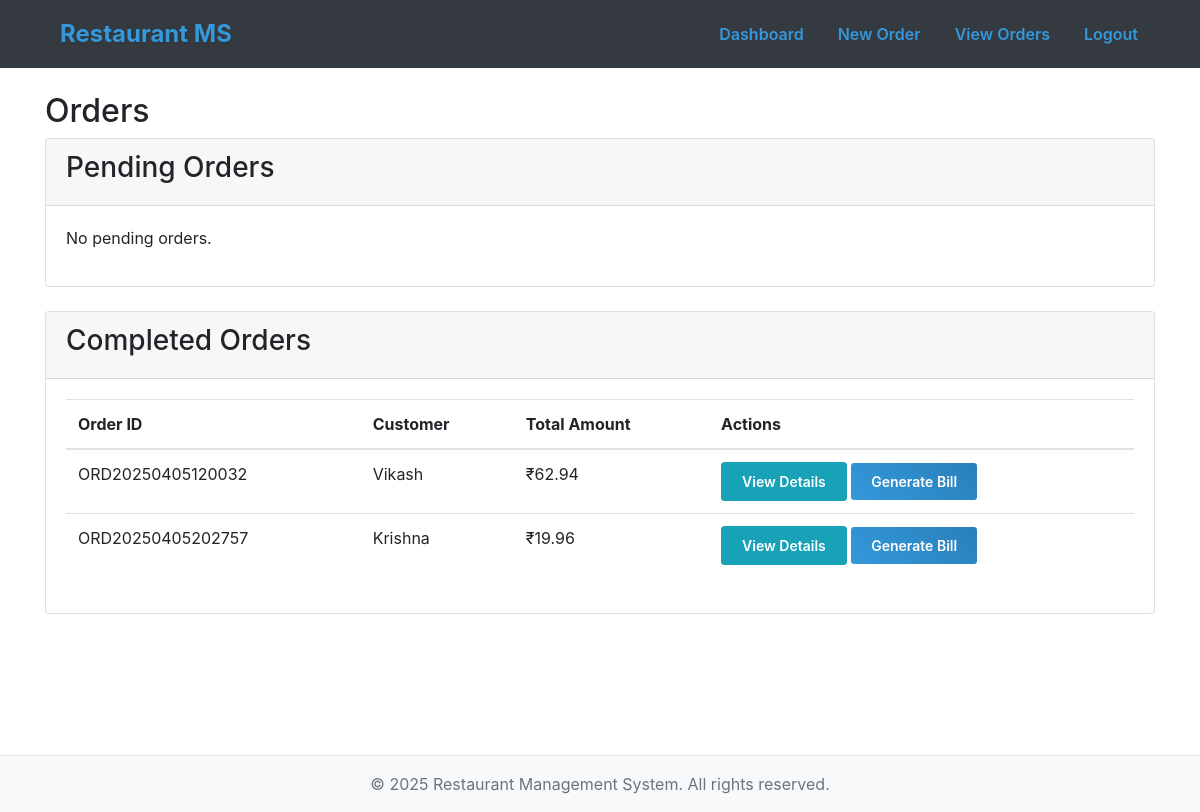
The app's page /employee/dashboard/orders (signed in) with its own data.
### app/models.py (models this page shows, shortened)
class Orders(db.Model):
    __tablename__ = 'orders'
    orderID = db.Column(db.String(20), primary_key=True)
    employeeID = db.Column(db.Integer, db.ForeignKey('employee.id'), nullable=False)
    customerID = db.Column(db.Integer, db.ForeignKey('customer.id'), nullable=False)
    status = db.Column(db.Enum('Pending', 'Completed', name='order_status'), default='Pending')
    totalAmount = db.Column(db.Numeric(10, 2), nullable=False)
    employee = db.relationship('Employee', backref=db.backref('orders', lazy=True))
    customer = db.relationship('Customer', backref=db.backref('orders', lazy=True))

class Customer(db.Model):
    __tablename__ = 'customer'
    id = db.Column(db.Integer, primary_key=True, autoincrement=True)
    name = db.Column(db.String(100), nullable=False)
    email = db.Column(db.String(120), unique=True, nullable=False)
    phone = db.Column(db.String(20), nullable=False)

### app/routes/employee_routes.py (the view, shortened to what this page needs)
@employee_bp.route("/dashboard/orders", methods=["GET"])
@employee_required
def view_orders():
    print("Accessing view_orders route")
    pending_orders = Orders.query.filter_by(status='Pending').all()
    completed_orders = Orders.query.filter_by(status='Completed').all()
    payment_qr_codes = {}
    print(f"Found {len(pending_orders)} pending orders and {len(completed_orders)} completed orders")
    return render_template("view_orders.html",
                         pending_orders=pending_orders,
                         completed_orders=completed_orders,
                         payment_qr_codes=payment_qr_codes)

### app/utils/access_control.py (called while the page is built)
def employee_required(f):
    @wraps(f)
    def decorated_function(*args, **kwargs):
        if not current_user.is_authenticated:
            flash("Please log in to access this page.", "warning")
            return redirect(url_for("auth.employee_login"))
        if current_user.role != "Employee":
            flash("Access restricted to Employees only.", "danger")
            return redirect(url_for("auth.choose_role"))
        return f(*args, **kwargs)
    return decorated_function

### app/templates/view_orders.html (shortened to what this page needs)
{% extends "base.html" %}
{% block content %}
<div class="container mt-4">
    <h2>Orders</h2>
    <div class="card mb-4">
        <div class="card-header">
            <h3>Pending Orders</h3>
        </div>
        <div class="card-body">
            {% if pending_orders %}
            <div class="table-responsive">
                <table class="table">
                    <thead>
                        <tr>
                            <th>Order ID</th>
                            <th>Customer</th>
                            <th>Total Amount</th>
                            <th>Payment QR</th>
                            <th>Actions</th>
                        </tr>
                    </thead>
                    <tbody>
                        {% for order in pending_orders %}
                        <tr>
                            <td>{{ order.orderID }}</td>
                            <td>{{ order.customer.name }}</td>
                            <td>₹{{ "%.2f"|format(order.totalAmount) }}</td>
                            <td>
                                {% if payment_qr_codes[order.orderID] %}
                                <img
                                     alt="Payment QR Code"
                                     style="width: 100px; height: 100px;"
                                     data-toggle="modal"
                                     data-target="#qrModal{{ order.orderID }}">
                                <div class="modal fade" id="qrModal{{ order.orderID }}" tabindex="-1">
                                    <div class="modal-dialog">
                                        <div class="modal-content">
                                            <div class="modal-header">
                                                <h5 class="modal-title">Payment QR Code</h5>
                                                <button type="button" class="close" data-dismiss="modal">
                                                    <span>&times;</span>
                                                </button>
                                            </div>
                                            <div class="modal-body text-center">
                                                <img
                                                     alt="Payment QR Code"
                                                     style="width: 300px; height: 300px;">
                                                <p class="mt-3">Amount: ₹{{ "%.2f"|format(order.totalAmount) }}</p>
                                            </div>
                                        </div>
                                    </div>
                                </div>
                                {% endif %}
                            </td>
                            <td>
                                <a href="{{ url_for('employee.view_order_details', order_id=order.orderID) }}"
                                   class="btn btn-info btn-sm">View Details</a>
                                <button type="button"
                                        class="btn btn-success btn-sm"
                                        data-toggle="modal"
                                        data-target="#paymentModal{{ order.orderID }}">
                                    Mark as Paid
                                </button>
                            </td>
                        </tr>
                        {% endfor %}
                    </tbody>
                </table>
            </div>
            {% else %}
            <p>No pending orders.</p>
            {% endif %}
        </div>
    </div>
    <div class="card">
        <div class="card-header">
            <h3>Completed Orders</h3>
        </div>
        <div class="card-body">
            {% if completed_orders %}
            <div class="table-responsive">
                <table class="table">
                    <thead>
                        <tr>
                            <th>Order ID</th>
                            <th>Customer</th>
                            <th>Total Amount</th>
                            <th>Actions</th>
                        </tr>
                    </thead>
                    <tbody>
                        {% for order in completed_orders %}
                        <tr>
                            <td>{{ order.orderID }}</td>
                            <td>{{ order.customer.name }}</td>
                            <td>₹{{ "%.2f"|format(order.totalAmount) }}</td>
                            <td>
                                <a href="{{ url_for('employee.view_order_details', order_id=order.orderID) }}"
                                   class="btn btn-info btn-sm">View Details</a>
                                <a href="{{ url_for('employee.generate_bill', order_id=order.orderID) }}"
                                   class="btn btn-primary btn-sm">Generate Bill</a>
                            </td>
                        </tr>
                        {% endfor %}
                    </tbody>
                </table>
            </div>
            {% else %}
            <p>No completed orders.</p>
            {% endif %}
        </div>
    </div>
</div>
{% endblock %}

### app/static/css/custom.css (style rules this page uses)
.card { transition: transform 0.3s ease, box-shadow 0.3s ease; background: white; }
.btn { transition: all 0.3s ease; position: relative; overflow: hidden; padding: 8px 20px; font-weight: 600; }
.btn-primary { background: linear-gradient(45deg, #3498db, #2980b9); border: none; color: white; }

### records on screen
Orders: orderID "ORD20250405120032", customer.name "Vikash", totalAmount "62.94"
Orders: orderID "ORD20250405202757", customer.name "Krishna", totalAmount "19.96"
